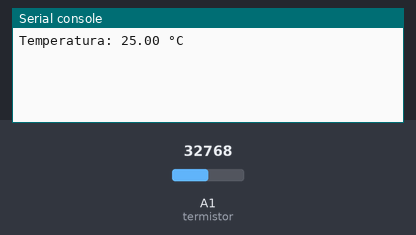
Bench run of a program on a simulated CircuitPython board. On the bench: the last lines printed to the serial console. The inputs (shaded band) are chosen by the test bench; at power-on: A1 (termistor) = 32768 (analog values on the 0–65535 scale).

Above: at 1.2 s.
1.3 s: A1 (termistor) set to 45874
At 2.8 s:
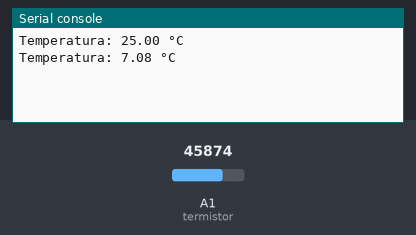
4.0 s: A1 (termistor) set to 57670
At 4.4 s:
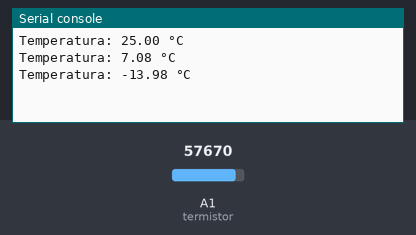
Timing chart, 0 to 7.0 s (numbered marks = the images above; inputs shaded):
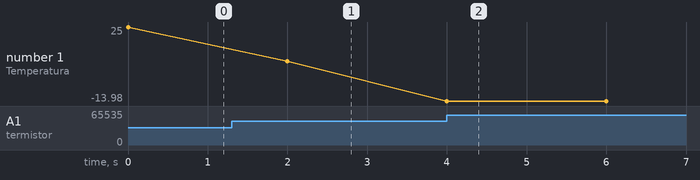

Measured:
- after the input at 1.3 s, the serial console: prints a new line after 0.70 s (image 1)
- after the input at 4.0 s, the serial console: prints a new line at once (image 2)
- plotted number 1: 25 → 7.08 after the input at 1.3 s, 7.08 → -13.98 after the input at 4.0 s

The program:

thermistor_sensor.py
```python
'''
Pinout

3.3V ---- [Resistor 10kΩ] ----+---- [Termistor NTC] ---- GND
                              |
                          (ADC1 GP27)

'''

import time
import board
import analogio
import math

# Configura o ADC no pino GP27 (A1)
termistor = analogio.AnalogIn(board.A1)

# Constantes para cálculo da temperatura (valores para um termistor NTC 10kΩ)
BETA = 3950  # Coeficiente beta do termistor
R0 = 10000   # Resistor de referência (10kΩ)
T0 = 298.15  # Temperatura ambiente em Kelvin (25°C)

def ler_temperatura():
    # Lê a tensão do ADC (0 a 65535 mapeado para 0V a 3.3V)
    tensao = (termistor.value * 3.3) / 65535
    resistencia = (R0 * tensao) / (3.3 - tensao)  # Fórmula do divisor de tensão

    # Fórmula de Steinhart-Hart para converter resistência em temperatura
    temperatura_kelvin = 1 / ((1 / T0) + (1 / BETA) * math.log(resistencia / R0))
    temperatura_celsius = temperatura_kelvin - 273.15  # Converte para Celsius

    return temperatura_celsius

while True:
    temp = ler_temperatura()
    print(f"Temperatura: {temp:.2f} °C")
    time.sleep(2)
```
